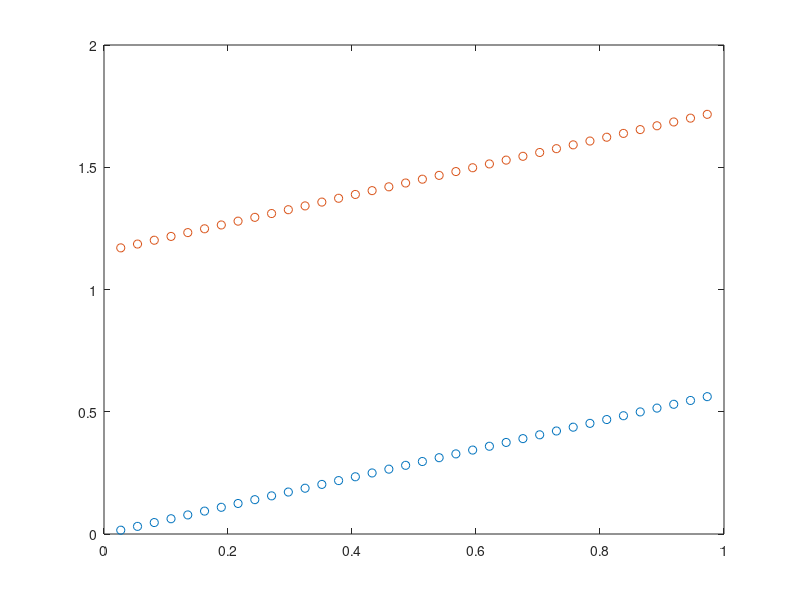

The MATLAB script that drew this image:
%This script is used to generate the .vertex file representing the slanted
%channel

th = pi/6; %Degree of rotation associated with the slanted channel

H = 1.0;
L = 1.0;


NFINEST = 32;

dx = (1/NFINEST); %The width of the Cartesian background grid

mfac = 1.0; %Ratio of the Lagrangian mesh spacing to the Cartesian mesh spacing
DX = dx*mfac;
%Compute the length of the slanted channel walls
tot_length = sqrt(1 + tan(th)*tan(th));
N_points = 1 + round(tot_length/DX);
x1 = zeros(N_points,1);
y1 = x1;
x2 = x1;
y2 = x1;
ds = tot_length/(N_points - 1);
s1 = 0:ds:tot_length;
for i = 1:N_points
    x1(i) = s1(i)*cos(th);
    y1(i) = s1(i)*sin(th);
    x2(i) = s1(i)*cos(th);
    y2(i) = s1(i)*sin(th) + sin(th)*tan(th)*H + cos(th)*H;
end
x1 = x1(2:end-1);
x2 = x2(2:end-1);
y1 = y1(2:end-1);
y2 = y2(2:end-1);
N_IB = length(y1) + length(y2);



%See what the channel looks like

plot(x1,y1,'o')
hold on
plot(x2,y2,'o')

vertex_fid = fopen(['Slanted_Channel' num2str(NFINEST) '.vertex'],'w');
fprintf(vertex_fid, '%d\n', N_IB);
for i = 1:length(x1)
     fprintf(vertex_fid,'%1.16e %1.16e\n',x1(i),y1(i));
     fprintf(vertex_fid,'%1.16e %1.16e\n',x2(i),y2(i));
end


